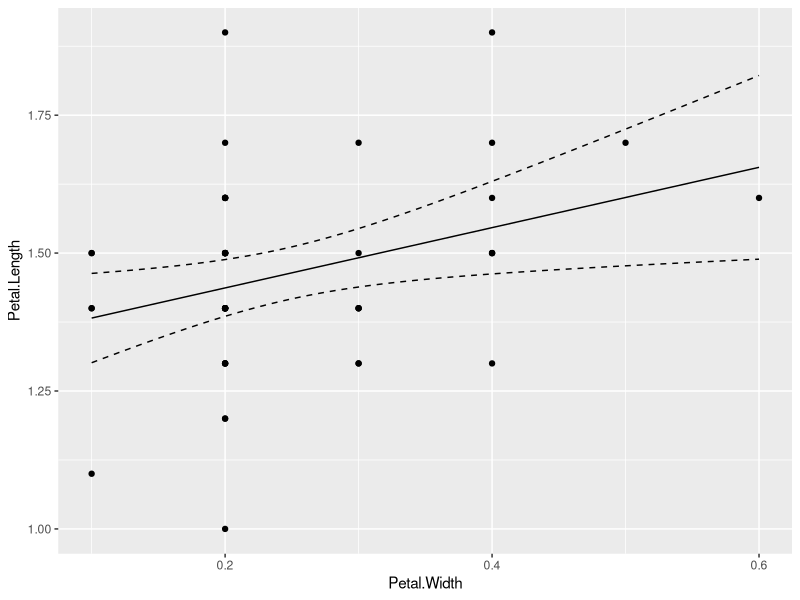
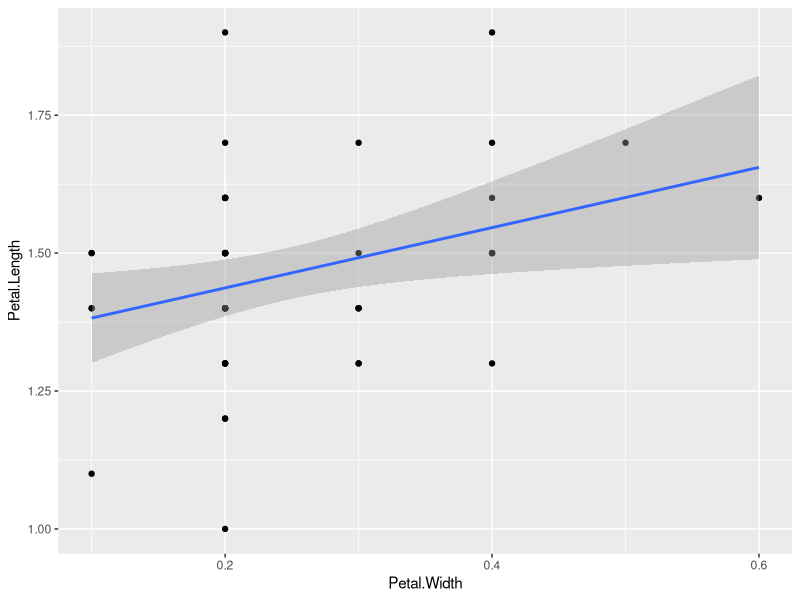
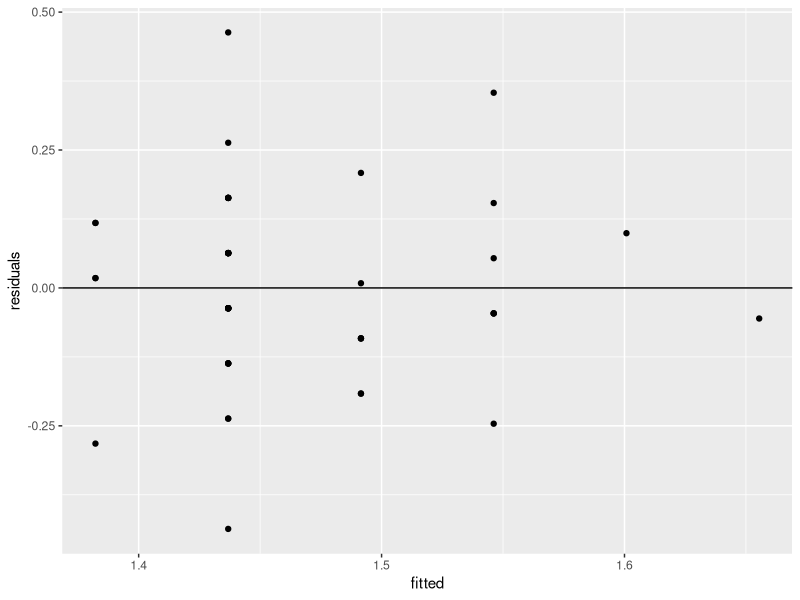
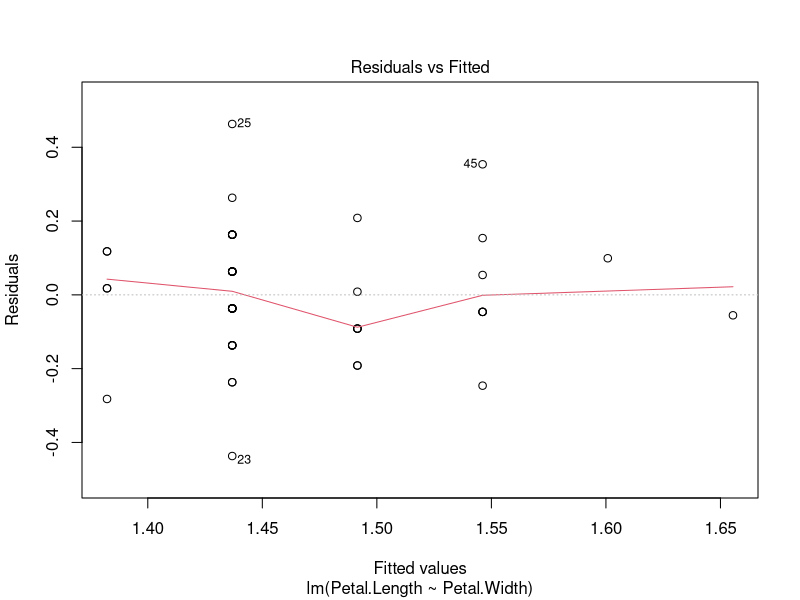
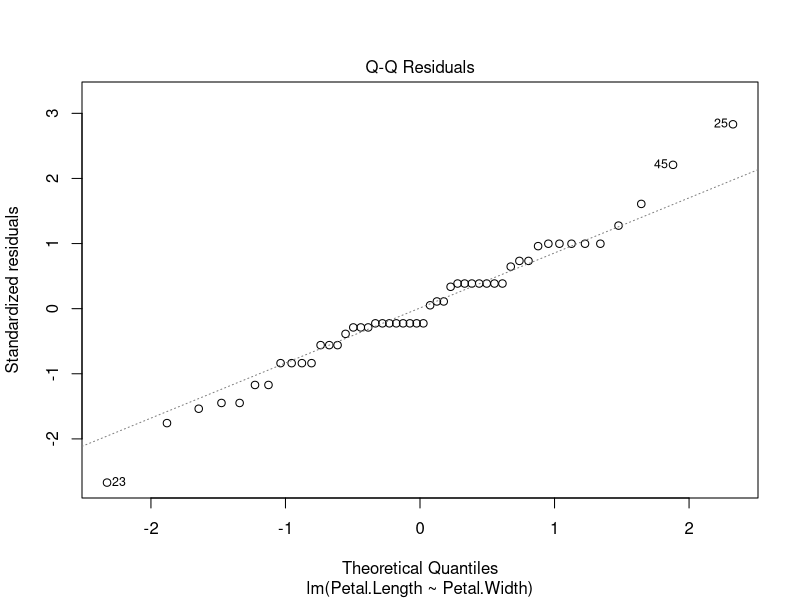
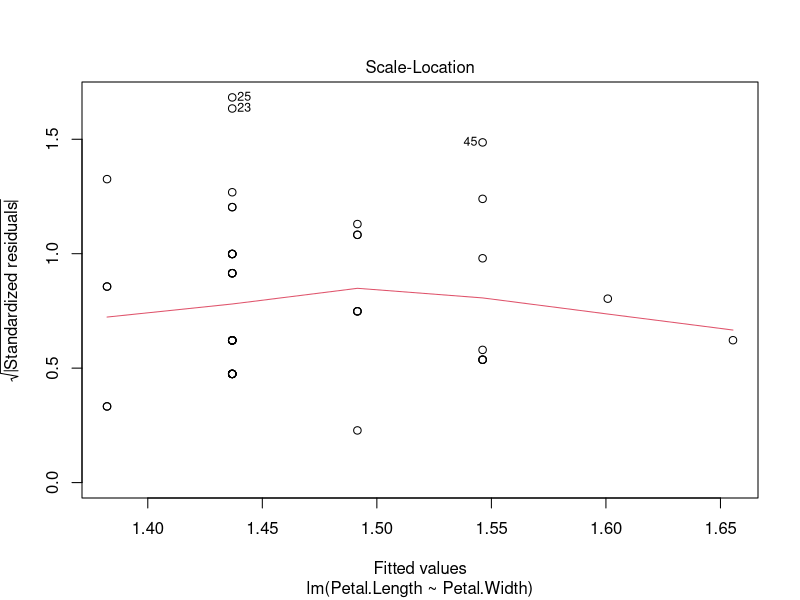
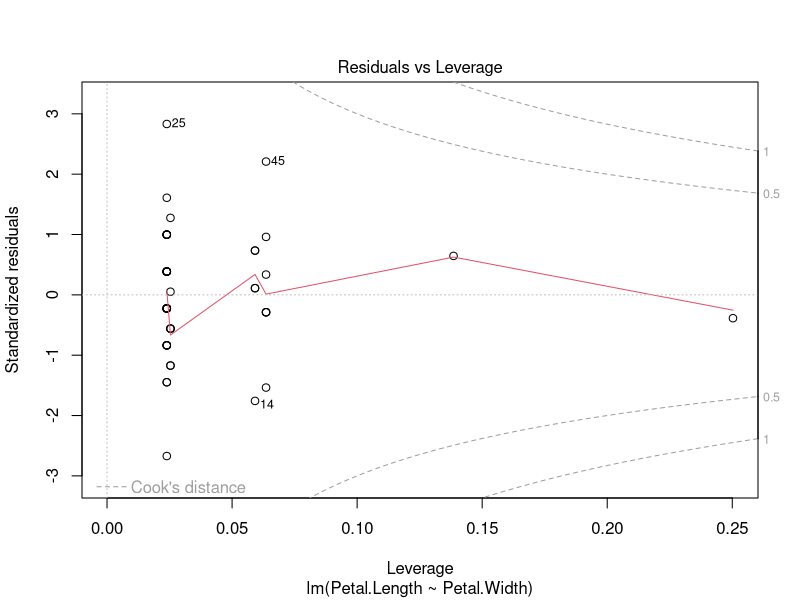
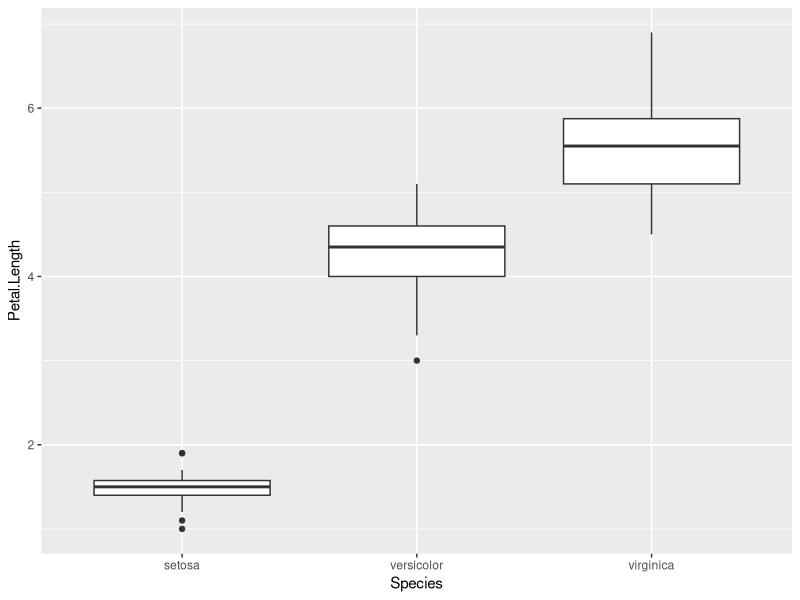

Write the R code that produced these figures, in order.
## ---- chunk 1
# Simulate some data with a normal distribution, a mean of 0, and sd of 1.
data <- rnorm(100)
mean(data)
t.test(data, mu=0)
## Unsurprisingly, not significant.
## ---- chunk 2
library(dplyr)

# Load the data if you haven't already:
dat <- read.csv("data/iris.csv", stringsAsFactors = FALSE)

setosa.virginica <- filter(dat, Species != "versicolor")
summary(setosa.virginica)
setosa.virginica <- droplevels(setosa.virginica)
## ---- chunk 3
t.test(Sepal.Length ~ Species, data=setosa.virginica)
## ---- chunk 4
setosa.dat <- filter(dat, Species == "setosa")
petal.reg <- lm(Petal.Length ~ Petal.Width, data=setosa.dat)
summary(petal.reg)
## ---- chunk 5
library("ggplot2")

p <- ggplot(setosa.dat, aes(x = Petal.Width, y = Petal.Length)) + geom_point()

dummy <- data.frame(Petal.Width = seq(from = min(setosa.dat$Petal.Width), 
                                     to = max(setosa.dat$Petal.Width), 
                                     length.out = 100))
                   
pred <- predict(petal.reg, newdata=dummy, interval = "conf")

dummy <- cbind(dummy, pred)

p + geom_line(data = dummy, aes(y = fit)) + 
  geom_line(data = dummy, aes(y = lwr), linetype = 'dashed') + 
  geom_line(data = dummy, aes(y = upr), linetype = 'dashed')

## ---- chunk 6
p + geom_smooth(method="lm")
## ---- chunk 7
fitted <- fitted(petal.reg)
residuals <- resid(petal.reg)

ggplot(data=NULL, aes(x = fitted, y = residuals)) + geom_point() + 
  geom_hline(yintercept = 0)
## ---- chunk 8
plot(petal.reg)
## ---- chunk 9
petal_length.aov <- lm(Petal.Length ~ Species, data=dat)
summary(petal_length.aov)
anova(petal_length.aov)
## ---- chunk 10
ggplot(data = dat, aes(x = Species, y = Petal.Length)) + geom_boxplot()
ggplot(data = dat, aes(x = Species, y = Petal.Length)) + geom_point()
ggplot(data = dat, aes(x = Species, y = Petal.Length)) + geom_jitter()

## ---- chunk 11
fitted <- fitted(petal_length.aov)
residuals <- resid(petal_length.aov)

ggplot(data=NULL, aes(x = fitted, y = residuals)) + geom_point() + 
  geom_hline(yintercept = 0)
## ---- chunk 12
## Generate a sequence of elevations
elev <- seq(100, 1000, by=10)

# Generate a vector of probabilities the same length as `elev` with increasing 
# probabilities
probs <- 0:length(elev) / length(elev)

## Generate a sequence of 0's and 1's
pres <- rbinom(length(elev), 1, prob=probs)

## combine into a data frame and remove consituent parts
elev_pres.data <- data.frame(elev, pres)
rm(elev, pres)

## Plot the data
ggplot(elev_pres.data, aes(x = elev, y = pres)) + geom_point()
## ---- chunk 13
lr1 <- glm(pres ~ elev, data=elev_pres.data, family=binomial)
summary(lr1)
## ---- chunk 14
ggplot(elev_pres.data, aes(x = elev, y = pres)) + 
  geom_point() + 
  geom_line(aes(y = predict(lr1, type="response")))

## ---- chunk 15
mod1 <- lm(Sepal.Length ~ Sepal.Width * Species, data=iris)
mod2 <- lm(Sepal.Length ~ Sepal.Width + Species, data=iris) # ANCOVA
mod3 <- lm(Sepal.Length ~ Sepal.Width, data=iris)
mod4 <- lm(Sepal.Length ~ Species, data=iris)

AIC(mod1, mod2, mod3, mod4)
## ---- chunk 16
ggplot(iris, aes(x=Sepal.Width, y=Sepal.Length, colour=Species, group=Species)) + 
  geom_point() + 
  geom_smooth(method="lm", formula = y ~ x)
